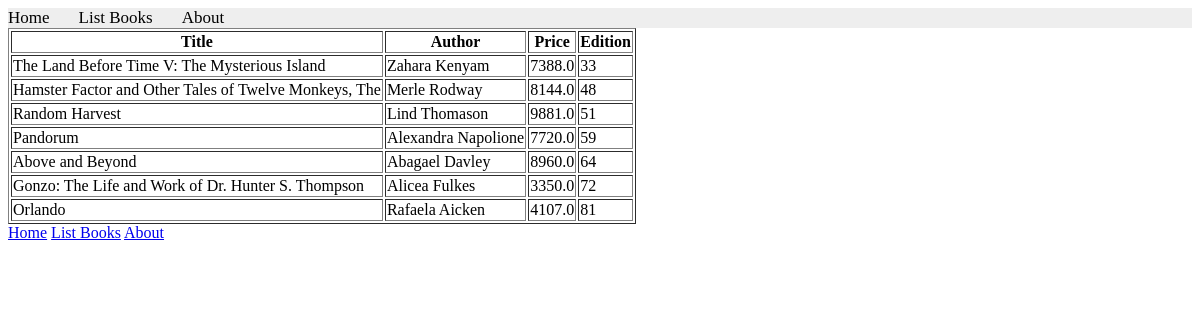
/books/query2/, run on the app's committed database.
### apps/bookmodule/models.py (models this page shows)
class Book(models.Model):
  title = models.CharField(max_length = 50)
  author = models.CharField(max_length = 50)
  price = models.FloatField(default = 0.0)
  edition = models.SmallIntegerField(default = 1)

### apps/bookmodule/views.py (the view)
# urls.py: path('query2/',views.complex_query,name='books.complex_query'),
def complex_query(request):
 mybooks=Book.objects.filter(author__isnull = False).filter(title__icontains='and').filter(edition__gte = 30).exclude(price__lte = 100)[:10]
 if len(mybooks)>=1:
  return render(request, 'bookmodule/list_books.html', {'books':mybooks})
 else:
  return render(request, 'bookmodule/index.html')

### apps/templates/bookmodule/list_books.html (shortened to what this page needs)
{% extends "layouts/base.html" %}
{% load static %}
{% block content %}
{% if books %}
    <table border="1">
        <tr>
            <th>Title</th>
            <th>Author</th>
            <th>Price</th>
            <th>Edition</th>
        </tr>
        {% for i in books %}
        <tr>
            <td>{{ i.title }}</td>
            <td>{{ i.author }}</td>
            <td>{{ i.price }}</td>
            <td>{{ i.edition }}</td>
        </tr>
        {% endfor %}
    </table>
    {% else %}
    <p>No books found matching your search criteria.</p>
    {% endif %}
    {% endblock content %}

### data on the page
Book: title "The Land Before Time V: The Mysterious Island", author "Zahara Kenyam", price "7388.0", edition "33"
Book: title "Hamster Factor and Other Tales of Twelve Monkeys, The", author "Merle Rodway", price "8144.0", edition "48"
Book: title "Random Harvest", author "Lind Thomason", price "9881.0", edition "51"
Book: title "Pandorum", author "Alexandra Napolione", price "7720.0", edition "59"
Book: title "Above and Beyond", author "Abagael Davley", price "8960.0", edition "64"
Book: title "Gonzo: The Life and Work of Dr. Hunter S. Thompson", author "Alicea Fulkes", price "3350.0", edition "72"
Book: title "Orlando", author "Rafaela Aicken", price "4107.0", edition "81"
